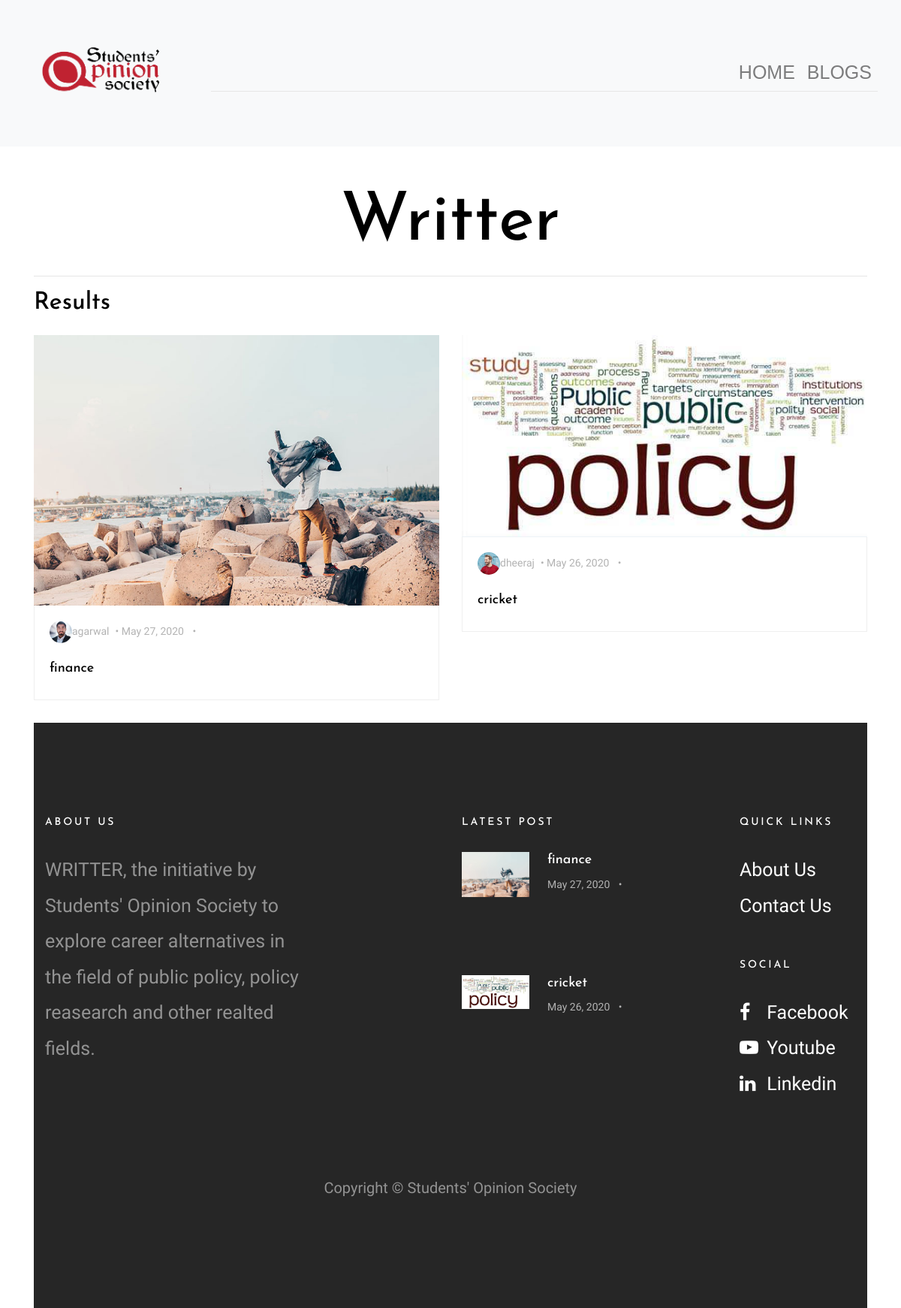
Page /tags/3 on the committed database.
### blog/models.py (models this page shows, shortened)
class posts(models.Model):
    title=models.CharField(max_length=200,unique=True)
    author=models.CharField(max_length=200)
    created_on=models.DateField(auto_now_add=True)
    content=models.TextField()
    updated_on=models.DateField(auto_now=True)
    image=models.ImageField(upload_to='images/')
    auth_image=models.ImageField(upload_to='images/')
    abt_auth=models.CharField(max_length=300)
    image2=models.ImageField(upload_to='images/')
    image3=models.ImageField(upload_to='images/')
    content2=models.TextField()
    content3=models.TextField()
    tags= models.ManyToManyField('Tags',help_text="Enter a tag")
    class Meta:
        ordering=['-created_on']
    def get_absolute_url(self):
        return reverse('post_detail', args=[str(self.id)])
    objects = models.Manager()

### blog/views.py (the view)
# urls.py: path('tags/<int:pk>', views.taglist.as_view(),name='tags'),
class taglist(generic.ListView):
     model=posts
     template_name='tags.html'
     def get_queryset(self,**kwargs):
          pk = self.kwargs['pk']
          return posts.objects.filter(tags=pk)

### blog/templates/tags.html
{% extends "base.html" %}
{% block content %}
<section class="site-section py-sm">
    <div class="container">
      <div class="row">
        <div class="col-md-6">
          <h2 class="mb-4">Results</h2>
        </div>
      </div>
      <div class="row blog-entries">
        <div class="col-md-12 col-lg-12 main-content">
          <div class="row">
          {% for post in posts_list %}
            <div class="col-md-6">
              <a href="{{ post.get_absolute_url }}" class="blog-entry element-animate" data-animate-effect="fadeIn">
                <img src="{{post.image.url}}" alt='dhee'>
                <div class="blog-content-body">
                  <div class="post-meta">
                    <span class="author mr-2"><img src="{{post.auth_image.url}}" alt="Abhishek Singh">{{ post.author }}</span>&bullet;
                    <span class="mr-2">{{ post.created_on}} </span> &bullet;
                  </div>
                  <h2>{{ post.title }}</h2>
                </div>
              </a>
            </div>
        {% endfor %}
      </div>
        {%endblock%}

### blog/templates/base.html (shortened to what this page needs)
<!doctype html>
<html lang="en">
  <head>
    {% load static %}
    <link rel="stylesheet" href="{% static 'css/bootstrap.css'%}">
    <link rel="stylesheet" href="{% static 'css/animate.css'%}">
    <link rel="stylesheet" href="{% static 'css/owl.carousel.min.css'%}">
    <link rel="stylesheet" href="{% static 'fonts/ionicons/css/ionicons.min.css'%}">
    <link rel="stylesheet" href="{% static 'fonts/fontawesome/css/font-awesome.min.css'%}">
    <link rel="stylesheet" href="{% static 'fonts/flaticon/font/flaticon.css'%}">
    <link rel="stylesheet" href="{% static 'css/style.css'%}">
  </head>
  <body>
    <div class="wrap">
      <nav class="navbar navbar-expand-md  navbar-light bg-light" >
        <img src="../static/imageshome/logo/logo_sos.png" alt="logo" width="250">
        <div class="container">
          <div class="collapse navbar-collapse" id="navbarMenu">
            <ul class="navbar-nav mx-auto" >
              <li class="nav-item" style="float:right;">
               <a class="nav-link " href="/" style="font-family: 'Franklin Gothic Medium', 'Arial Narrow', Arial, sans-serif; " > HOME</h3></a>
              </li>
              <li class="nav-item">
               <a class="nav-link " href="/blogs" style="font-family: 'Franklin Gothic Medium', 'Arial Narrow', Arial, sans-serif;"><b>BLOGS</b></a>
              </li>
            </ul>
          </div>
        </div>
      </nav>
        <header role="banner">
          <div class="container logo-wrap">
            <div class="row pt-5">
              <div class="col-12 text-center">
                <h1 class="site-logo"><a href="/blogs">Writter</a></h1>
                <hr>
              </div>
            </div>
          </div>
        </header>
        {% block content %}{% endblock content %}
        <footer class="site-footer">
            <div class="container">
              <div class="row mb-5">
                <div class="col-md-4">
                  <h3>About Us</h3>
                  <p><a>WRITTER</a>, the initiative by Students' Opinion Society to explore career alternatives
                  in the field of public policy, policy reasearch and other realted fields. </p>
                </div>
                <div class="col-md-6 ml-auto">
                  <div class="row">
                    <div class="col-md-7">
                      <h3>Latest Post</h3>
                      <div class="post-entry-sidebar">
                        <ul>
                          <li>
                            <a href="{{posts_list.0.get_absolute_url}}">
                              <img src="{{posts_list.0.image.url}}" alt="Image placeholder" class="mr-4">
                              <div class="text">
                                <h4>{{posts_list.0.title}}</h4>
                                <div class="post-meta">
                                  <span class="mr-2">{{posts_list.0.created_on}} </span> &bullet;
                                </div>
                              </div>
                            </a>
                          </li>
                          <br>
                          <li>
                            <a href="{{posts_list.1.get_absolute_url}}">
                              <img src="{{posts_list.1.image.url}}" alt="Image placeholder" class="mr-4">
                              <div class="text">
                                <h4>{{posts_list.1.title}}</h4>
                                <div class="post-meta">
                                  <span class="mr-2">{{posts_list.1.created_on}}  </span> &bullet;
                                </div>
                              </div>
                            </a>
                          </li>
                        </ul>
                      </div>
                    </div>
                    <div class="col-md-1"></div>
                    <div class="col-md-4">
                      <div class="mb-5">
                        <h3>Quick Links</h3>
                        <ul class="list-unstyled">
                          <li><a href="/">About Us</a></li>
                          <li><a href="/contacts">Contact Us</a></li>
                        </ul>
                      </div>
                      <div class="mb-5">
                        <h3>Social</h3>
                        <ul class="list-unstyled footer-social">
                          <li><a href="https://fb.com/sos.iitk"><span class="fa fa-facebook"></span> Facebook</a></li>
                          <li><a href="https://www.linkedin.com/company/30244102"><span class="fa fa-youtube-play"></span> Youtube</a></li>
                          <li><a href="https://www.youtube.com/channel/UCL6N8QXTgLIdj2SzxYhHrag/featured"><span class="fa fa-linkedin"></span> Linkedin</a></li>
                        </ul>
                      </div>
                    </div>
                  </div>
                </div>
              </div>
              <div class="row">
                <div class="col-md-12 text-center">
                  <p class="small">
                Copyright &copy; Students' Opinion Society
                </p>
                </div>
              </div>
            </div>
          </footer>
      </body>
    </html>

### blog/static/css/style.css (style rules this page uses)
body { background: #ccc url("../images/photography.png") repeat; font-family: "Inconsolata", SFMono-Regular, Menlo, Monaco, Consolas, "Liberation Mono", "Courier New", monospace; font-weight: 300; font-size: 25px; line-height: 1.9; color: #6c757d; }
a { -webkit-transition: .3s all ease; -o-transition: .3s all ease; transition: .3s all ease; text-decoration: none; }
h1, h2, h3, h4, h5 { color: #000; font-family: "Josefin Sans", -apple-system, BlinkMacSystemFont, "Segoe UI", Roboto, "Helvetica Neue", Arial, sans-serif, "Apple Color Emoji", "Segoe UI Emoji", "Segoe UI Symbol", "Noto Color Emoji"; }
.wrap { max-width: 1250px; margin: 0 auto; background: #fff; -webkit-box-shadow: 0 0 40px 0 rgba(0, 0, 0, 0.1); box-shadow: 0 0 40px 0 rgba(0, 0, 0, 0.1); }
header { position: relative; top: 0; left: 0; width: 100%; z-index: 5; font-weight: 400; background: #fff !important; }
.site-logo a { color: #000; font-size: 90px; }
.navbar .container > div { border-bottom: 1px solid #e6e6e6; }
.site-section { padding: 7em 0; }
.site-section.py-sm { padding: 0em 0; }
.blog-entries .blog-entry { display: block; -webkit-transition: .3s all ease; -o-transition: .3s all ease; transition: .3s all ease; margin-bottom: 30px; position: relative; }
.blog-entries .blog-entry .blog-content-body { padding: 20px; border: 1px solid #efefef; border-top: none; }
.blog-entries .blog-entry img { max-width: 100%; }
.blog-entries .blog-entry h2 { font-size: 18px; line-height: 1.5; }
.blog-entries .post-meta { margin-bottom: 20px; font-size: 14px; color: #b3b3b3; }
.blog-entries .post-meta .author img { width: 30px; border-radius: 50%; display: inline-block; }
.post-entry-sidebar .post-meta { font-size: 14px; color: #b3b3b3; }
.post-entry-sidebar ul { padding: 0; margin: 0; }
.post-entry-sidebar ul li { list-style: none; padding: 0 0 20px 0; margin: 0 0 20px 0; }
.post-entry-sidebar ul li a { display: table; }
.post-entry-sidebar ul li a img { width: 90px; }
.post-entry-sidebar ul li a img, .post-entry-sidebar ul li a .text { display: table-cell; vertical-align: middle; }
.post-entry-sidebar ul li a .text h4 { font-size: 18px; }
.site-footer { background-size: cover; background-position: center center; background-repeat: no-repeat; padding: 5em 0; background: #262626; }
.site-footer .post-entry-sidebar ul li a h4 { color: #fff; }
.site-footer .footer-social li a > span { width: 30px; }
.site-footer a { color: #fff; }
.site-footer h3 { color: #fff; margin-bottom: 30px; font-size: 14px; text-transform: uppercase; letter-spacing: .2em; }
.site-footer p { color: rgba(255, 255, 255, 0.5); }
.element-animate { opacity: 0; visibility: hidden; }

### rows in the picture
posts: image (picture), auth_image (picture), author "agarwal", created_on "May 27, 2020", title "finance"
posts: image (picture), auth_image (picture), author "dheeraj", created_on "May 26, 2020", title "cricket"
